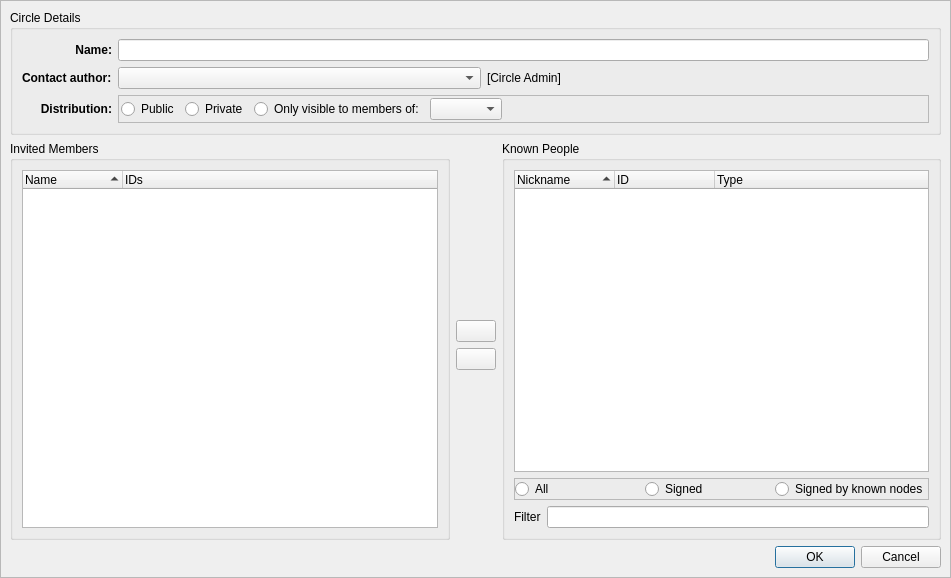
<?xml version="1.0" encoding="UTF-8"?>
<ui version="4.0">
 <class>CreateCircleDialog</class>
 <widget class="QWidget" name="CreateCircleDialog">
  <property name="geometry">
   <rect>
    <x>0</x>
    <y>0</y>
    <width>951</width>
    <height>578</height>
   </rect>
  </property>
  <property name="windowTitle">
   <string/>
  </property>
  <layout class="QGridLayout" name="gridLayout_2">
   <property name="leftMargin">
    <number>0</number>
   </property>
   <property name="topMargin">
    <number>0</number>
   </property>
   <property name="rightMargin">
    <number>0</number>
   </property>
   <property name="bottomMargin">
    <number>0</number>
   </property>
   <property name="spacing">
    <number>0</number>
   </property>
   <item row="0" column="0">
    <widget class="HeaderFrame" name="headerFrame">
     <property name="frameShape">
      <enum>QFrame::NoFrame</enum>
     </property>
     <property name="frameShadow">
      <enum>QFrame::Plain</enum>
     </property>
    </widget>
   </item>
   <item row="1" column="0">
    <widget class="QFrame" name="frame">
     <property name="frameShape">
      <enum>QFrame::StyledPanel</enum>
     </property>
     <property name="frameShadow">
      <enum>QFrame::Raised</enum>
     </property>
     <layout class="QGridLayout" name="gridLayout">
      <item row="1" column="0">
       <layout class="QHBoxLayout" name="horizontalLayout_2">
        <item>
         <widget class="QGroupBox" name="members_groupBox">
          <property name="title">
           <string>Invited Members</string>
          </property>
          <layout class="QVBoxLayout" name="verticalLayout_2">
           <item>
            <widget class="QTreeWidget" name="treeWidget_membership">
             <property name="contextMenuPolicy">
              <enum>Qt::CustomContextMenu</enum>
             </property>
             <property name="toolTip">
              <string>&lt;html&gt;&lt;head/&gt;&lt;body&gt;&lt;p&gt;Members of this list will be automatically proposed to join the circle (by accepting membership). They will&lt;/p&gt;&lt;p&gt;not receive data that is restricted to this circle until they do so.&lt;/p&gt;&lt;/body&gt;&lt;/html&gt;</string>
             </property>
             <property name="sortingEnabled">
              <bool>true</bool>
             </property>
             <column>
              <property name="text">
               <string>Name</string>
              </property>
             </column>
             <column>
              <property name="text">
               <string>IDs</string>
              </property>
             </column>
            </widget>
           </item>
          </layout>
         </widget>
        </item>
        <item>
         <layout class="QVBoxLayout" name="verticalLayout_4">
          <item>
           <spacer name="verticalSpacer">
            <property name="orientation">
             <enum>Qt::Vertical</enum>
            </property>
            <property name="sizeHint" stdset="0">
             <size>
              <width>20</width>
              <height>188</height>
             </size>
            </property>
           </spacer>
          </item>
          <item>
           <widget class="QPushButton" name="addButton">
            <property name="toolTip">
             <string>Add</string>
            </property>
            <property name="text">
             <string/>
            </property>
            <property name="icon">
             <iconset resource="../images.qrc">
              <normaloff>:/images/back.png</normaloff>:/images/back.png</iconset>
            </property>
           </widget>
          </item>
          <item>
           <widget class="QPushButton" name="removeButton">
            <property name="toolTip">
             <string>Remove </string>
            </property>
            <property name="text">
             <string/>
            </property>
            <property name="icon">
             <iconset resource="../images.qrc">
              <normaloff>:/images/forward.png</normaloff>:/images/forward.png</iconset>
            </property>
           </widget>
          </item>
          <item>
           <spacer name="verticalSpacer_2">
            <property name="orientation">
             <enum>Qt::Vertical</enum>
            </property>
            <property name="sizeHint" stdset="0">
             <size>
              <width>20</width>
              <height>178</height>
             </size>
            </property>
           </spacer>
          </item>
         </layout>
        </item>
        <item>
         <widget class="QGroupBox" name="peersSelection_GB">
          <property name="title">
           <string>Known People</string>
          </property>
          <layout class="QVBoxLayout" name="verticalLayout">
           <item>
            <widget class="RSTreeWidget" name="treeWidget_IdList">
             <property name="contextMenuPolicy">
              <enum>Qt::CustomContextMenu</enum>
             </property>
             <property name="sortingEnabled">
              <bool>true</bool>
             </property>
             <column>
              <property name="text">
               <string>Nickname</string>
              </property>
             </column>
             <column>
              <property name="text">
               <string>ID</string>
              </property>
             </column>
             <column>
              <property name="text">
               <string>Type</string>
              </property>
             </column>
            </widget>
           </item>
           <item>
            <widget class="QFrame" name="frame_PgpTypes">
             <property name="frameShape">
              <enum>QFrame::StyledPanel</enum>
             </property>
             <property name="frameShadow">
              <enum>QFrame::Raised</enum>
             </property>
             <layout class="QHBoxLayout" name="horizontalLayout_3">
              <property name="spacing">
               <number>0</number>
              </property>
              <property name="leftMargin">
               <number>0</number>
              </property>
              <property name="topMargin">
               <number>0</number>
              </property>
              <property name="rightMargin">
               <number>0</number>
              </property>
              <property name="bottomMargin">
               <number>0</number>
              </property>
              <item>
               <widget class="QRadioButton" name="radioButton_ListAll">
                <property name="text">
                 <string>All</string>
                </property>
               </widget>
              </item>
              <item>
               <widget class="QRadioButton" name="radioButton_ListAllPGP">
                <property name="text">
                 <string>Signed</string>
                </property>
               </widget>
              </item>
              <item>
               <widget class="QRadioButton" name="radioButton_ListKnownPGP">
                <property name="text">
                 <string>Signed by known nodes</string>
                </property>
               </widget>
              </item>
             </layout>
            </widget>
           </item>
           <item>
            <layout class="QHBoxLayout" name="horizontalLayout_4">
             <item>
              <widget class="QLabel" name="label">
               <property name="text">
                <string>Filter</string>
               </property>
              </widget>
             </item>
             <item>
              <widget class="LineEditClear" name="IdFilter"/>
             </item>
            </layout>
           </item>
          </layout>
         </widget>
        </item>
       </layout>
      </item>
      <item row="2" column="0">
       <widget class="QDialogButtonBox" name="buttonBox">
        <property name="standardButtons">
         <set>QDialogButtonBox::Cancel|QDialogButtonBox::Ok</set>
        </property>
       </widget>
      </item>
      <item row="0" column="0">
       <widget class="QGroupBox" name="groupBox_title">
        <property name="title">
         <string>Circle Details</string>
        </property>
        <layout class="QGridLayout" name="gridLayout_5">
         <item row="0" column="0">
          <layout class="QGridLayout" name="gridLayout_3">
           <item row="0" column="0">
            <widget class="QLabel" name="label_2">
             <property name="font">
              <font>
               <weight>75</weight>
               <bold>true</bold>
              </font>
             </property>
             <property name="layoutDirection">
              <enum>Qt::LeftToRight</enum>
             </property>
             <property name="text">
              <string>Name:</string>
             </property>
             <property name="alignment">
              <set>Qt::AlignRight|Qt::AlignTrailing|Qt::AlignVCenter</set>
             </property>
            </widget>
           </item>
           <item row="0" column="1" colspan="3">
            <widget class="QLineEdit" name="circleName">
             <property name="toolTip">
              <string>&lt;html&gt;&lt;head/&gt;&lt;body&gt;&lt;p&gt;The circle name, contact author and invited member list will be visible to all invited members. If the circle is not private, it will also be visible to neighbor nodes of the nodes who host the invited members.&lt;/p&gt;&lt;/body&gt;&lt;/html&gt;</string>
             </property>
            </widget>
           </item>
           <item row="1" column="0">
            <widget class="QLabel" name="idChooserLabel">
             <property name="font">
              <font>
               <weight>75</weight>
               <bold>true</bold>
              </font>
             </property>
             <property name="text">
              <string>Contact author:</string>
             </property>
            </widget>
           </item>
           <item row="1" column="1">
            <widget class="GxsIdChooser" name="idChooser">
             <property name="sizePolicy">
              <sizepolicy hsizetype="Expanding" vsizetype="Fixed">
               <horstretch>0</horstretch>
               <verstretch>0</verstretch>
              </sizepolicy>
             </property>
             <property name="toolTip">
              <string>&lt;html&gt;&lt;head/&gt;&lt;body&gt;&lt;p&gt;The creator of a circle is purely optional. It is however useful for public circles so that people know with whom to discuss membership aspects.&lt;/p&gt;&lt;/body&gt;&lt;/html&gt;</string>
             </property>
            </widget>
           </item>
           <item row="1" column="2">
            <widget class="GxsIdLabel" name="circleAdminLabel">
             <property name="text">
              <string>[Circle Admin]</string>
             </property>
            </widget>
           </item>
           <item row="1" column="3">
            <spacer name="horizontalSpacer_2">
             <property name="orientation">
              <enum>Qt::Horizontal</enum>
             </property>
             <property name="sizeType">
              <enum>QSizePolicy::Expanding</enum>
             </property>
             <property name="sizeHint" stdset="0">
              <size>
               <width>40</width>
               <height>20</height>
              </size>
             </property>
            </spacer>
           </item>
           <item row="2" column="0">
            <widget class="QLabel" name="label_3">
             <property name="font">
              <font>
               <weight>75</weight>
               <bold>true</bold>
              </font>
             </property>
             <property name="text">
              <string>Distribution:</string>
             </property>
             <property name="alignment">
              <set>Qt::AlignRight|Qt::AlignTrailing|Qt::AlignVCenter</set>
             </property>
            </widget>
           </item>
           <item row="2" column="1" colspan="3">
            <widget class="QFrame" name="frame_Distribution">
             <property name="frameShape">
              <enum>QFrame::StyledPanel</enum>
             </property>
             <property name="frameShadow">
              <enum>QFrame::Raised</enum>
             </property>
             <layout class="QGridLayout" name="gridLayout_4">
              <property name="leftMargin">
               <number>2</number>
              </property>
              <property name="topMargin">
               <number>2</number>
              </property>
              <property name="rightMargin">
               <number>2</number>
              </property>
              <property name="bottomMargin">
               <number>2</number>
              </property>
              <item row="0" column="0">
               <widget class="QRadioButton" name="radioButton_Public">
                <property name="toolTip">
                 <string>&lt;html&gt;&lt;head/&gt;&lt;body&gt;&lt;p&gt;Publicly distributed circles are visible to your friends, which will get to know the circle data (Creator, members, etc)&lt;/p&gt;&lt;/body&gt;&lt;/html&gt;</string>
                </property>
                <property name="text">
                 <string>Public</string>
                </property>
                <property name="icon">
                 <iconset resource="../icons.qrc">
                  <normaloff>:/icons/png/network-puplic.png</normaloff>:/icons/png/network-puplic.png</iconset>
                </property>
                <property name="iconSize">
                 <size>
                  <width>24</width>
                  <height>24</height>
                 </size>
                </property>
               </widget>
              </item>
              <item row="0" column="1">
               <widget class="QRadioButton" name="radioButton_Self">
                <property name="toolTip">
                 <string>&lt;html&gt;&lt;head/&gt;&lt;body&gt;&lt;p&gt;Private (a.k.a. self-restricted) circles  are only visible to the invited members of these circles. In practice the circle uses its own list of invited members to limit its own distribution. &lt;/p&gt;&lt;/body&gt;&lt;/html&gt;</string>
                </property>
                <property name="text">
                 <string>Private</string>
                </property>
                <property name="icon">
                 <iconset resource="../icons.qrc">
                  <normaloff>:/icons/png/person.png</normaloff>:/icons/png/person.png</iconset>
                </property>
                <property name="iconSize">
                 <size>
                  <width>24</width>
                  <height>24</height>
                 </size>
                </property>
               </widget>
              </item>
              <item row="0" column="2">
               <widget class="QRadioButton" name="radioButton_Restricted">
                <property name="toolTip">
                 <string>&lt;html&gt;&lt;head/&gt;&lt;body&gt;&lt;p&gt;Circles can be restricted to the members of another circle. Only the members of that second circle will be allowed to see the new circle and its content (list of members, etc).&lt;/p&gt;&lt;/body&gt;&lt;/html&gt;</string>
                </property>
                <property name="text">
                 <string>Only visible to members of:</string>
                </property>
                <property name="icon">
                 <iconset resource="../icons.qrc">
                  <normaloff>:/icons/png/circles.png</normaloff>:/icons/png/circles.png</iconset>
                </property>
                <property name="iconSize">
                 <size>
                  <width>24</width>
                  <height>24</height>
                 </size>
                </property>
               </widget>
              </item>
              <item row="0" column="3">
               <widget class="GxsCircleChooser" name="circleComboBox"/>
              </item>
              <item row="0" column="4">
               <spacer name="horizontalSpacer">
                <property name="orientation">
                 <enum>Qt::Horizontal</enum>
                </property>
                <property name="sizeHint" stdset="0">
                 <size>
                  <width>147</width>
                  <height>20</height>
                 </size>
                </property>
               </spacer>
              </item>
             </layout>
            </widget>
           </item>
          </layout>
         </item>
        </layout>
       </widget>
      </item>
     </layout>
    </widget>
   </item>
  </layout>
 </widget>
 <customwidgets>
  <customwidget>
   <class>LineEditClear</class>
   <extends>QLineEdit</extends>
   <header location="global">gui/common/LineEditClear.h</header>
  </customwidget>
  <customwidget>
   <class>RSTreeWidget</class>
   <extends>QTreeWidget</extends>
   <header>gui/common/RSTreeWidget.h</header>
  </customwidget>
  <customwidget>
   <class>HeaderFrame</class>
   <extends>QFrame</extends>
   <header>gui/common/HeaderFrame.h</header>
   <container>1</container>
  </customwidget>
  <customwidget>
   <class>GxsIdChooser</class>
   <extends>QComboBox</extends>
   <header>gui/gxs/GxsIdChooser.h</header>
  </customwidget>
  <customwidget>
   <class>GxsCircleChooser</class>
   <extends>QComboBox</extends>
   <header>gui/gxs/GxsCircleChooser.h</header>
  </customwidget>
  <customwidget>
   <class>GxsIdLabel</class>
   <extends>QLabel</extends>
   <header>gui/gxs/GxsIdLabel.h</header>
  </customwidget>
 </customwidgets>
 <resources>
  <include location="../images.qrc"/>
  <include location="../icons.qrc"/>
 </resources>
 <connections/>
</ui>
